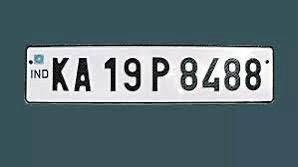
#> input picture data/images/license_plate_1.jpeg, 298 x 167 px, given in place of the camera
$ python main.py
#> lines starting #> are read from the running program, lines starting #| are printed output that depends on the picture; after the words box and inside, x2 and y2 are one past the last pixel; in counts of white or black regions, pixels touching at a corner belong together
import cv2
import numpy as np
import pytesseract
from typing import Tuple, Optional, Union
import os

# Path to tesseract executable (modify as needed for your system)
pytesseract.pytesseract.tesseract_cmd = r'C:Users/Priya/Downloads/tesseract-ocr-w64-setup-5.5.0.20241111.exe'

def detect_plate(image: np.ndarray) -> Tuple[Optional[np.ndarray], Optional[np.ndarray]]:
    """Detect license plate in the image using Haar Cascade."""
    try:
        # Load the cascade
        plate_cascade = cv2.CascadeClassifier('haarcascade_russian_plate_number.xml')

        # Convert to grayscale
        gray = cv2.cvtColor(image, cv2.COLOR_BGR2GRAY)

        # Detect plates
        plates = plate_cascade.detectMultiScale(gray, 1.1, 4)

        if len(plates) == 0:
            return None, None

        # Get the largest plate (usually the most prominent one)
        (x, y, w, h) = max(plates, key=lambda rect: rect[2] * rect[3])

        # Add padding
        padding = 5
        x = max(0, x - padding)
        y = max(0, y - padding)
        w = min(image.shape[1] - x, w + 2 * padding)
        h = min(image.shape[0] - y, h + 2 * padding)

        # Extract the plate region
        plate = gray[y:y+h, x:x+w]

        # Create contour for visualization
        plate_contour = np.array([[[x, y]], [[x+w, y]], [[x+w, y+h]], [[x, y+h]]])

        return plate, plate_contour
    except Exception as e:
        print(f"Error in plate detection: {str(e)}")
        return None, None

def process_plate(plate: np.ndarray) -> np.ndarray:
    """Process the license plate image for better OCR."""
    try:
        # Resize the image for better OCR
        plate = cv2.resize(plate, None, fx=2, fy=2, interpolation=cv2.INTER_CUBIC)

        # Apply adaptive thresholding for better text extraction
        plate = cv2.adaptiveThreshold(plate, 255, cv2.ADAPTIVE_THRESH_GAUSSIAN_C,
                                    cv2.THRESH_BINARY, 11, 2)

        # Apply morphological operations to remove noise
        kernel = np.ones((1, 1), np.uint8)
        plate = cv2.morphologyEx(plate, cv2.MORPH_CLOSE, kernel)

        return plate
    except Exception as e:
        print(f"Error in plate processing: {str(e)}")
        return plate

def recognize_plate(plate: np.ndarray) -> str:
    """Perform OCR on the processed license plate."""
    try:
        # Configure tesseract for license plate recognition
        custom_config = r'--oem 3 --psm 7 -c tessedit_char_whitelist=ABCDEFGHIJKLMNOPQRSTUVWXYZ0123456789'

        # Perform OCR
        text = pytesseract.image_to_string(plate, config=custom_config)

        # Clean the text
        text = ''.join(c for c in text if c.isalnum())

        return text
    except Exception as e:
        print(f"Error in plate recognition: {str(e)}")
        return ""

def main():
    try:
        # Initialize the camera (0 is usually the default webcam)
        cap = cv2.VideoCapture(0)

        if not cap.isOpened():
            print("Error: Could not open camera!")
            return

        print("Press 'q' to quit")
        print("Press 's' to save the current frame")

        last_text = ""  # Store last detected text to avoid duplicates

        while True:
            # Read a frame from the camera
            ret, frame = cap.read()
#> frame is the input picture: shape (167, 298, 3); mean B, G, R 117.1, 111.8, 92.9
            if not ret:
                print("Error: Could not read frame!")
                break

            # Make a copy for drawing
            result_frame = frame.copy()

            # Detect plate
            plate, plate_contour = detect_plate(frame)
#> in detect_plate, `gray = cv2.cvtColor(image, cv2.COLOR_BGR2GRAY)`:
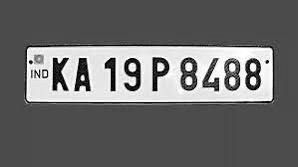
#> gray: shape (167, 298); min 0, max 255, mean 106.6
#> in detect_plate, `plates = plate_cascade.detectMultiScale(gray, 1.1, 4)`: plates = [[39, 26, 246, 82]]
#> in detect_plate, `(x, y, w, h) = max(plates, key=lambda rect: rect[2] * rect[3])`: x = 39; y = 26; w = 246; h = 82
#> in detect_plate, `x = max(0, x - padding)`: x = 34
#> in detect_plate, `y = max(0, y - padding)`: y = 21
#> in detect_plate, `w = min(image.shape[1] - x, w + 2 * padding)`: w = 256
#> in detect_plate, `h = min(image.shape[0] - y, h + 2 * padding)`: h = 92
#> in detect_plate, `plate = gray[y:y+h, x:x+w]`:
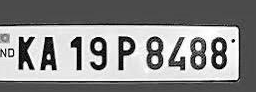
#> plate: shape (92, 256); min 0, max 255, mean 139
#> in detect_plate, `plate_contour = np.array([[[x, y]], [[x+w, y]], [[x+w, y+h]], [[x, y+h..`: plate_contour = [[34, 21], [290, 21], [290, 113], [34, 113]]
#> plate_contour = [[34, 21], [290, 21], [290, 113], [34, 113]]

            if plate is not None:
                # Draw contour of the plate on the original image
                cv2.drawContours(result_frame, [plate_contour], -1, (0, 255, 0), 3)
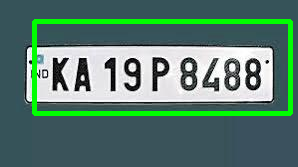
#> result_frame: shape (167, 298, 3); 6.97% of pixels changed, all inside (x1, y1, x2, y2) = (32, 19, 293, 116)

                # Process the plate for OCR
                processed_plate = process_plate(plate)
#> in process_plate, `plate = cv2.resize(plate, None, fx=2, fy=2, interpolation=cv2.INTER_CU..`:
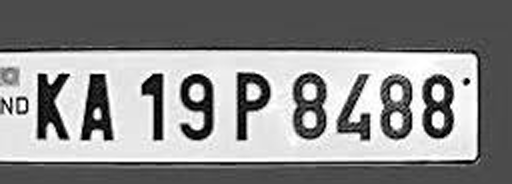
#> plate: shape (184, 512); min 0, max 255, mean 138.9
#> in process_plate, `plate = cv2.adaptiveThreshold(plate, 255, cv2.ADAPTIVE_THRESH_GAUSSIAN..`:
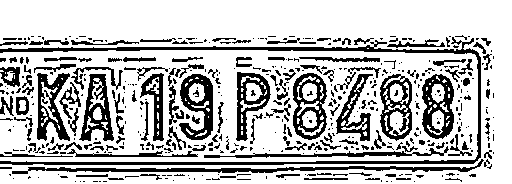
#> plate: shape (184, 512); 73.9% white; 469 black regions (330 under 20 px), largest, box (x1, y1, x2, y2) and area: (0, 37, 481, 165) 3504, (12, 159, 484, 174) 1618, (179, 74, 213, 140) 1144

                # Recognize text on the plate
                plate_text = recognize_plate(processed_plate)

                if plate_text and plate_text != last_text:
                    print(f"Detected License Plate: {plate_text}")
                    last_text = plate_text

                # Display the text on the frame
                if plate_text:
                    cv2.putText(result_frame, plate_text,
                              (plate_contour[0][0][0], plate_contour[0][0][1] - 10),
                              cv2.FONT_HERSHEY_SIMPLEX, 0.9, (0, 255, 0), 2)

            # Show the frame
            cv2.imshow('License Plate Detection', result_frame)

            # Check for key press
            key = cv2.waitKey(1) & 0xFF

            # 'q' to quit
            if key == ord('q'):
                break

            # 's' to save the current frame
            elif key == ord('s'):
                cv2.imwrite('captured_frame.jpg', frame)
                print("Frame saved as 'captured_frame.jpg'")

        # Release the camera and close windows
        cap.release()
        cv2.destroyAllWindows()

    except Exception as e:
        print(f"An error occurred: {str(e)}")
        # Make sure to release the camera if an error occurs
        try:
            cap.release()
            cv2.destroyAllWindows()
        except:
            pass

if __name__ == "__main__":
    main()
#> (the call stopped at in recognize_plate, `text = pytesseract.image_to_string(plate, config=custom_config)`: pytesseract is not available in this run)
